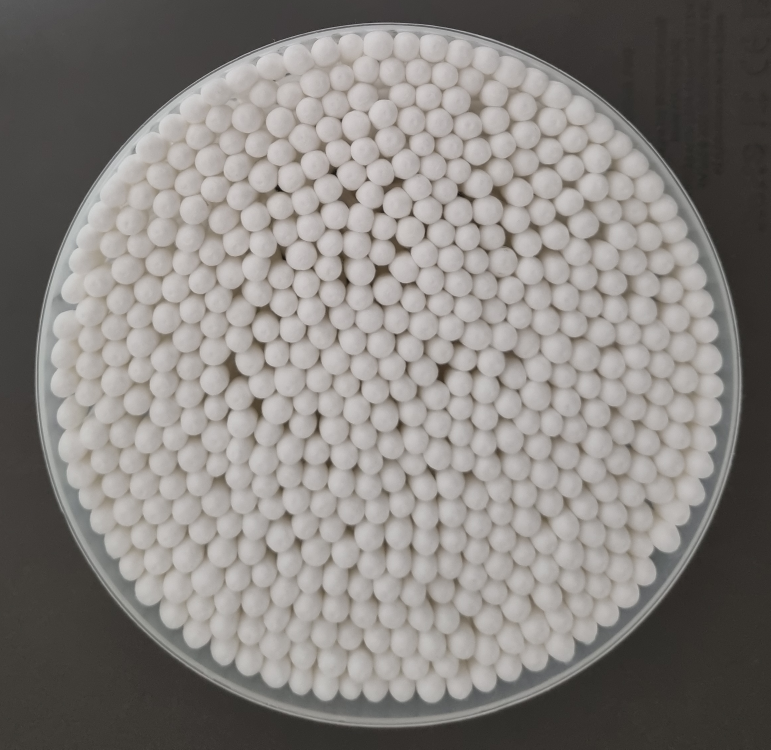
#> input picture 소스코드_week6/mb_002.jpg, 2312 x 2248 px (shown at 1/3 size)
$ python '[1]img_diff.py'
#> lines starting #> are read from the running program, lines starting #| are printed output that depends on the picture; after the words box and inside, x2 and y2 are one past the last pixel; in counts of white or black regions, pixels touching at a corner belong together
import cv2
import numpy as np

img = cv2.imread('mb_002.jpg')
#> img is the input picture: shape (2248, 2312, 3); mean B, G, R 127.3, 130.8, 134.8
img2 = img.copy()

# 이미지 리사이즈
hor = 1700 # 변환될 가로 픽셀 사이즈
ver = 1600 # 변환될 세로 픽셀 사이즈
img = cv2.resize(img, (hor, ver))
#> img: shape (1600, 1700, 3)

# 그레이스케일과 바이너리 스케일 변환
imgray = cv2.cvtColor(img, cv2.COLOR_BGR2GRAY)

# 히스토그램 평활화
#imgray = cv2.equalizeHist(imgray)

# 이미지 블러 / 이미지 샤프닝
filter_sharp = np.array([[-1, -1, -1], [-1, 9, -1], [-1, -1, -1]])
imgray_sharp_1 = cv2.filter2D(imgray, -1, filter_sharp)

imgray_blur = cv2.blur(imgray, (21, 21))
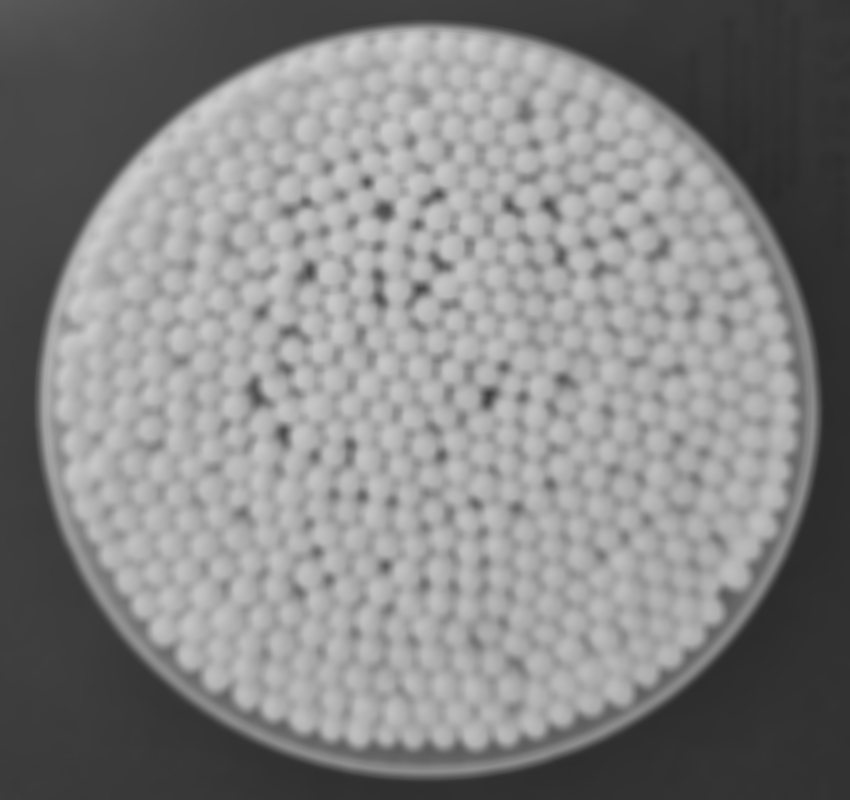
#> imgray_blur: shape (1600, 1700) (shown at 1/2 size); min 42, max 207, mean 131.5
#imgray_blur  = cv2.GaussianBlur(imgray, (21, 21), sigmaX = 0, sigmaY = 0)

# 원본 이미지 - 블러 이미지
result = imgray - imgray_blur
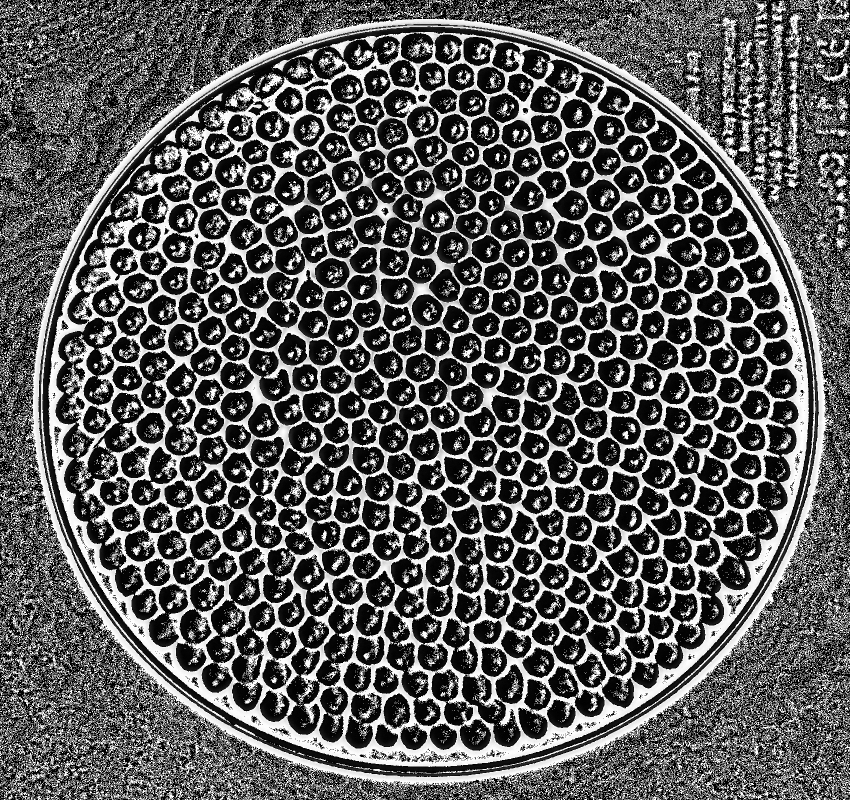
#> result: shape (1600, 1700) (shown at 1/2 size); min 0, max 255, mean 91.4

# 이진화
ret, img_binary = cv2.threshold(result, 150, 255, cv2.THRESH_BINARY_INV)
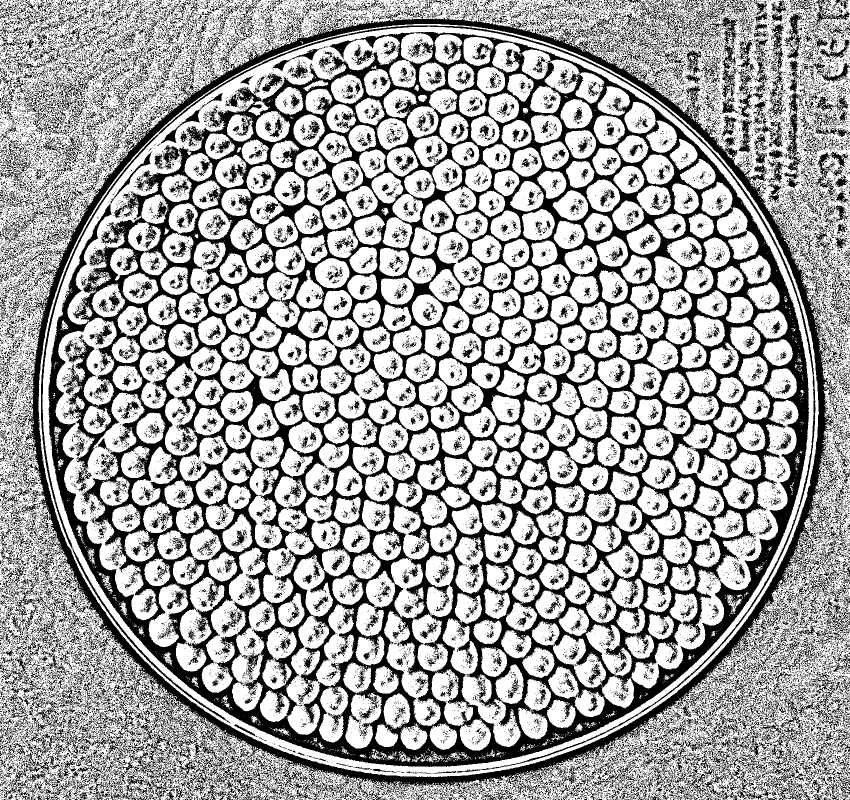
#> img_binary: shape (1600, 1700) (shown at 1/2 size); 64.3% white; 36767 black regions (33796 under 20 px), largest, box (x1, y1, x2, y2) and area: (97, 64, 1618, 1534) 498323, (46, 30, 1673, 1600) 87397, (82, 51, 1631, 1545) 14017

# 결과 출력
cv2.imshow('imgray', imgray)
cv2.imshow('imgray_blur', imgray_blur)
cv2.imshow('imgdiff', result)

cv2.waitKey()
cv2.destroyAllWindows()

$ run again, with 소스코드_week6/mb_001.jpg copied over 소스코드_week6/mb_002.jpg
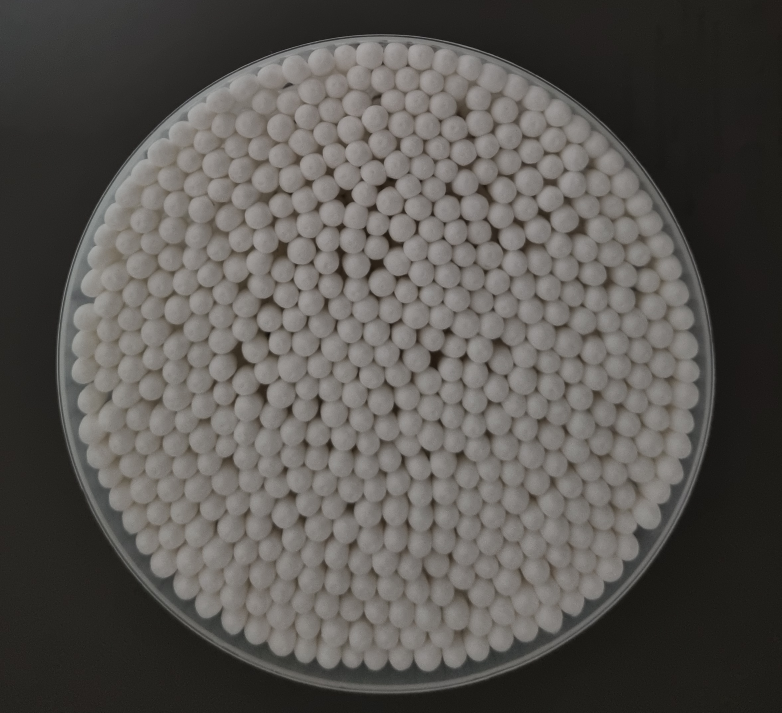
#> input picture 소스코드_week6/mb_001.jpg, 2346 x 2138 px (shown at 1/3 size)
#> img is the input picture: shape (2138, 2346, 3); mean B, G, R 82.1, 85.9, 88.8
#> img: shape (1600, 1700, 3)
#> `result = imgray - imgray_blur`:
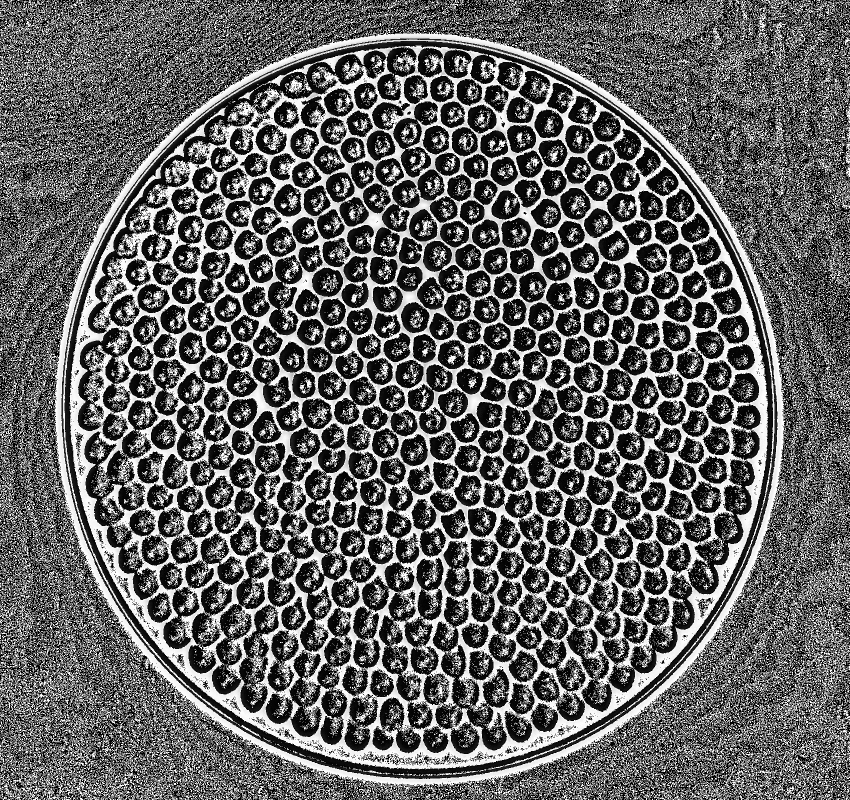
#> result: shape (1600, 1700) (shown at 1/2 size); min 0, max 255, mean 98.7
#> `ret, img_binary = cv2.threshold(result, 150, 255, cv2.THRESH_BINARY_INV)`:
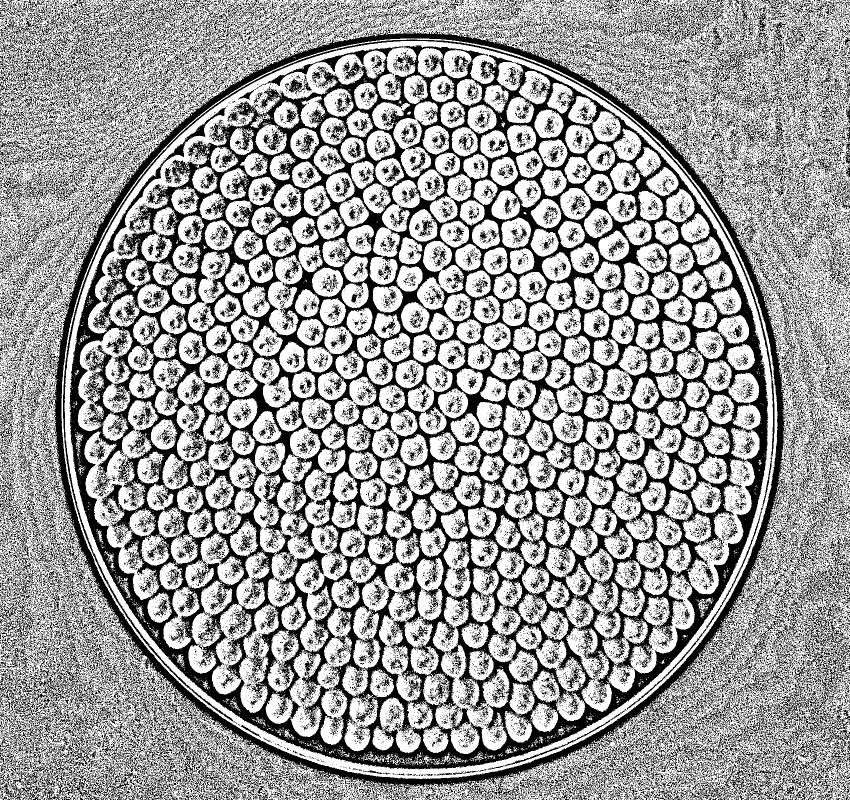
#> img_binary: shape (1600, 1700) (shown at 1/2 size); 61.4% white; 45991 black regions (41988 under 20 px), largest, box (x1, y1, x2, y2) and area: (139, 91, 1537, 1539) 480637, (85, 51, 1579, 1600) 72616, (126, 79, 1550, 1447) 10323
